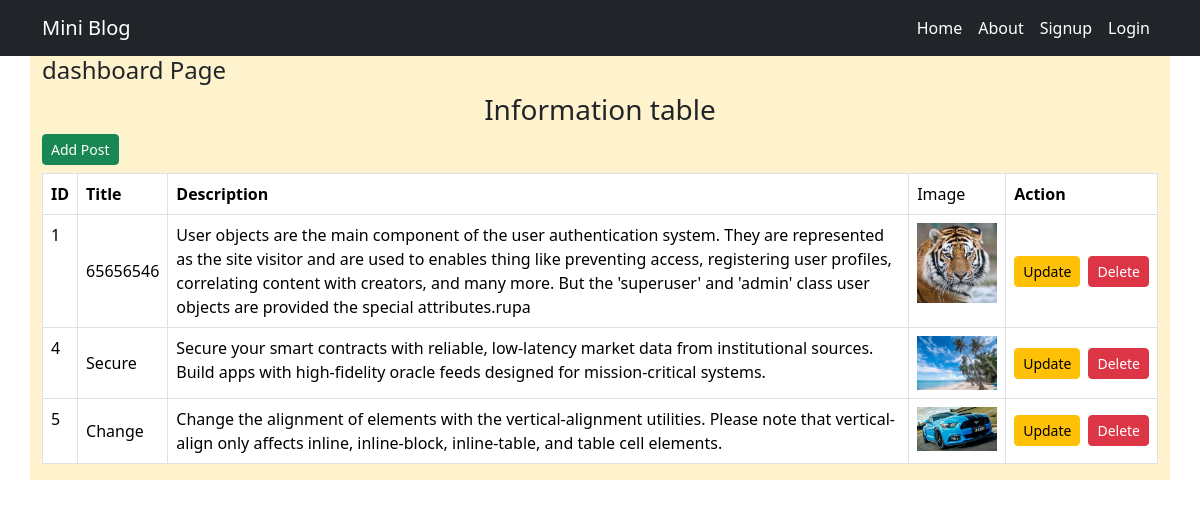
The app's page /dashboardpage with its own data.
### myapp/models.py (models this page shows)
class Posts(models.Model):
    title=models.CharField(max_length=50)
    description=models.TextField()
    profileimg=models.ImageField(upload_to="img",blank=True,null=True)

### myapp/views.py (the view)
# urls.py: path('dashboardpage', views.dashboardpage,name="dashboardpage"),
def dashboardpage(request):
    post = Posts.objects.all()
    return render(request,"dashboard.html",{'post':post})

### myapp/templates/dashboard.html (shortened to what this page needs)
{% extends "base.html" %}
{% load static %}
{% block content %}
<div>
    <h4>dashboard Page</h4>
    <h3 class="text-center">Information table</h3>
    <a href="{% url 'addpage' %}" class ="btn btn-success btn-sm mb-2">Add Post</a>
    {% if post %}
        <table class="table table-bordered" >
            <thead>
                <tr>
                    <th>ID</th>
                    <th>Title</th>
                    <th>Description</th>
                    <td>Image</td>
                    <th>Action</th>
                </tr>
            </thead>
            <tbody>
                {% for i in post %}
                <tr>
                    <td class="align-middle~">{{i.id}}</td>
                    <td class="align-middle">{{i.title}}</td>
                    <td>{{i.description}}</td>
                    <td>
                        <img src="{{i.profileimg.url}}" alt="" width="80px">
                    </td>
                    <td class="align-middle">
                     <div class="d-flex gap-2 ">
                        <a href="{% url 'updatepage' i.id %}" class="btn btn-warning btn-sm">Update</a>
                        <a href="{% url 'deletepage' i.id %}" type="submit" class="btn btn-danger btn-sm">Delete</a>
                     </div>
                    </td>
                </tr>
                {% endfor %}
            </tbody>
        </table>
    {% endif %}
</div>
{% endblock content %}

### myapp/templates/base.html (shortened to what this page needs)
{% load static %}
<!doctype html>
<html lang="en">
  <head>
    <link href="https://cdn.jsdelivr.net/npm/bootstrap@5.3.2/dist/css/bootstrap.min.css" rel="stylesheet">
  </head>
  <body>
    <div>
        {% include "navbar.html" %}
    </div>
    <div class="container bg-warning-subtle">
        <div class="row">
            {% block content %}{% endblock content %}
        </div>
    </div>
  </body>
</html>

### myapp/templates/navbar.html (shortened to what this page needs)
<nav class="navbar navbar-expand-lg navbar-light bg-dark">
        <div class="container">
            <a class="navbar-brand text-white" href="#">Mini Blog</a>
            <div class="collapse navbar-collapse" id="navbarNav">
                <ul class="navbar-nav ms-auto">
                  <li class="nav-item">
                    <a class="nav-link active text-white" aria-current="page" href="{% url 'homepage' %}">Home</a>
                  </li>
                  <li class="nav-item">
                    <a class="nav-link text-white" href="{% url 'aboutpage' %}">About</a>
                  </li>
                  {% if request.user.is_authenticated %}
                  <li class="nav-item">
                    <a class="nav-link text-white" href="{% url 'dashboardpage' %}">Dashboard</a>
                  </li>
                  <li class="nav-item">
                    <a class="nav-link text-white" href="{% url 'dashboardpage' %}">Hi👋{{user.username}}!</a>
                  </li>
                  <li class="nav-item">
                    <a class="nav-link text-white" href="{% url 'logoutpage' %}">Logout</a>
                  </li>
                  {% else %}
                  <li class="nav-item">
                    <a class="nav-link text-white" href="{% url 'signuppage' %}">Signup</a>
                  </li>
                  <li class="nav-item">
                    <a class="nav-link text-white" href="{% url 'loginpage' %}">Login</a>
                  </li>
                  {% endif %}
                </ul>
              </div>
          </div>
  </nav>

### records on screen
Posts: id "1", title "65656546", description "User objects are the main component of the user authentication system. They are represented as the site visitor and are used to enables thing like preventing access, registering user profiles, correlating content with creators, and many more. But the 'superuser' and 'admin' class user objects are provided the special attributes.rupa", profileimg (picture)
Posts: id "4", title "Secure", description "Secure your smart contracts with reliable, low-latency market data from institutional sources. Build apps with high-fidelity oracle feeds designed for mission-critical systems.", profileimg (picture)
Posts: id "5", title "Change", description "Change the alignment of elements with the vertical-alignment utilities. Please note that vertical-align only affects inline, inline-block, inline-table, and table cell elements.", profileimg (picture)
